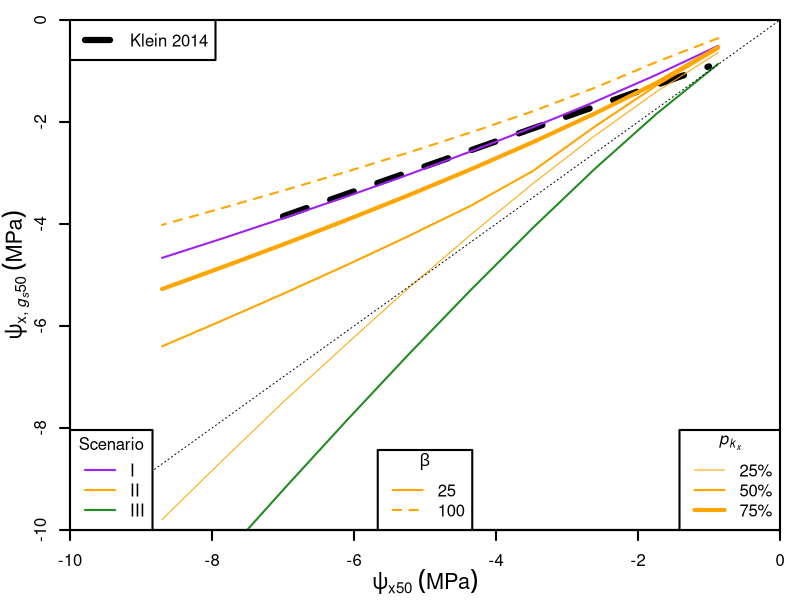

Source code (R):

# Data
dataS1 <- read.csv("Data/Scenario 1.csv")
dataS2 <- read.csv("Data/Scenario 2.csv")
dataS3 <- read.csv("Data/Scenario 3.csv")

# Figures
Cols <- c("lightblue", "lightpink", "purple", "orange", "forestgreen")
windows(8, 6)
par(mgp=c(2.2, 1, 0), xaxs="i", yaxs="i", lwd=2, mar=c(3.5, 3.5, 1, 1), mfrow=c(1, 1))
plot(0, 0, type="n",
     xaxt="n", yaxt="n", xlab=NA, ylab=NA,
     xlim=c(-10, 0), ylim=c(-10, 0), cex.lab=1.3)

curve(0.49*x-0.42, -7, -1, lty=2, add=T, lwd=6)

points(subset(dataS1, h3==25 & d<=10, select=c("P50", "pxgs50")), type="l", col=Cols[3])
#points(subset(dataS1, h3==100 & d<=10, select=c("P50", "pxgs50")), type="l", lty=2, col=Cols[3])
points(subset(dataS2, k==0.05 & MAP==1825 & pkx==0.5 & h3==25 & d<=10, select=c("P50", "pxgs50")), type="l", col=Cols[4])
points(subset(dataS2, k==0.05 & MAP==1825 & pkx==0.5 & h3==100 & d<=10, select=c("P50", "pxgs50")), type="l", lty=2, col=Cols[4])
points(subset(dataS2, pkx==0.25 & d<=10, select=c("P50", "pxgs50")), type="l", lwd=1, col=Cols[4])
points(subset(dataS2, pkx==0.75 & d<=10, select=c("P50", "pxgs50")), type="l", lwd=4, col=Cols[4])
points(subset(dataS3, k==0.05 & MAP==1825, select=c("P50", "pxmin")), type="l", col=Cols[5])

axis(1, xlim=c(-10, 0), pos=-10, lwd=2)
mtext(expression(psi[x50]~(MPa)),side=1,line=2.4, cex=1.3)
axis(2, ylim=c(-10, 0), pos=-10, lwd=2)
mtext(expression(psi[x*", "*italic(g[s]*50)]~(MPa)),side=2,line=1.8, cex=1.3)
abline(a=0, b=1, lwd=1, lty=3)
legend("topleft", c("Klein 2014"), lty=2, lwd=6, col="black")
legend("bottomleft", legend=c("I", "II", "III"), title="Scenario", lty=c(1), col=Cols[3:5], bg="white")
legend("bottom", legend=c("25", "100"), title=expression(beta), lty=c(1, 2), col=Cols[4])
legend("bottomright", legend=c("25%", "50%", "75%"), title=expression(italic(p[k[x]])), lty=1, lwd=c(1, 2, 4), col=Cols[4])

dev.copy2pdf(file = "Figures/P50 vs pxgs50.pdf")
